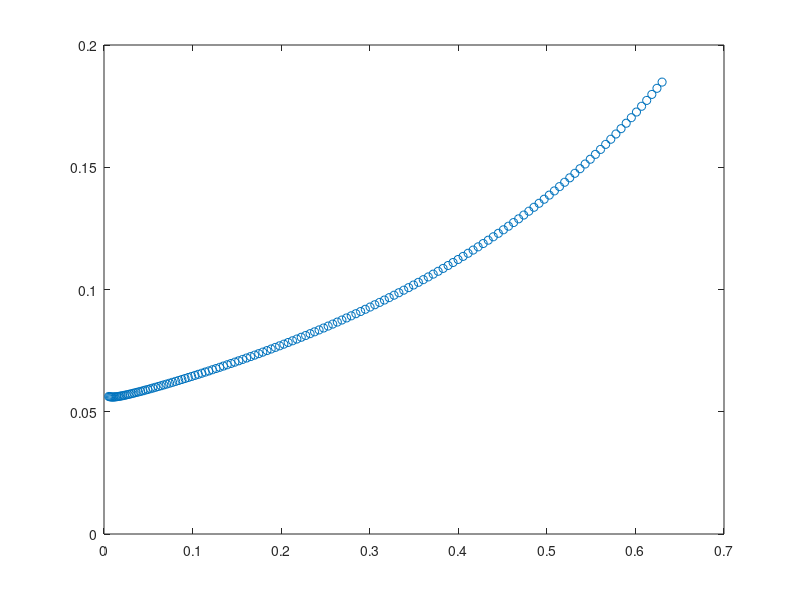
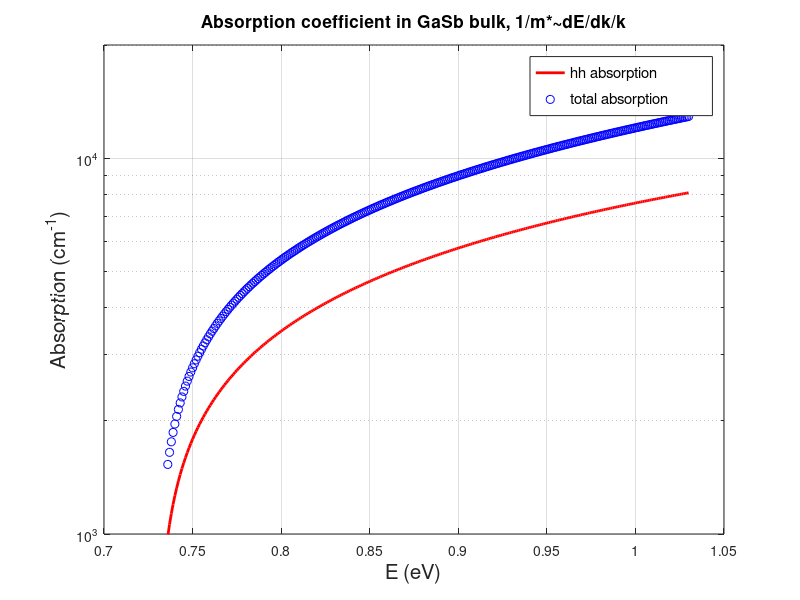

MATLAB code for these plots, in order:
%Absorption_GaSb_bulk_nonparabolic
 
%  2016-3-18

clear all
close all
format long
%--------Physical Constants-----------------  
global m0 hb k0 q c0 epsilon0 mu0
T=300; %K
m0=5.685777e-16;   %[eV cm^-2 s^2]
hb=6.579465e-16;   %[eV s] 
k0=8.6174e-5; %[eV K^-1]
q=1.60217733e-19; %[C]
c0=2.99792458e10; %[cm/s]
epsilon0=8.85419e-14*q;%[C V^-1 cm^-1]
mu0=1.25666e-8/q;%[A s V^-1 cm^-1]
%--------- Parameter --------------------
a_GaAs=5.6533;  a_AlAs=5.6600;  a_InAs=6.0584;  a_InP=5.8688;  a_GaP=5.4505;  a_GaSb=0.60959; a_InSb=6.4794;%[A]
Eg_GaAs=1.424;  Eg_AlAs=3.03;   Eg_InAs=.354;   Eg_InP=1.35;   Eg_GaP=2.78;   Eg_GaSb=0.73; Eg_InSb=0.18;%[eV]
Ds_GaAs=0.341;  Ds_AlAs=0.28;   Ds_InAs=0.39;   Ds_InP=0.108;                 Ds_GaSb=0.76;  Ds_InSb=0.81;%[eV] spin-orbit split energy

mc_GaAs=0.067;  mc_AlAs=0.15;   mc_InAs=0.023;  mc_InP=0.077;  mc_GaP=0.025;  mc_GaSb=0.039;mc_InSb=0.0135;%[m0]
mhh_GaAs=0.50;  mhh_AlAs=0.79;  mhh_InAs=0.40;  mhh_InP=0.60;  mhh_GaP=0.67;  mhh_GaSb=0.25;mhh_InSb=0.263;%[m0]
mlh_GaAs=0.087; mlh_AlAs=0.15;  mlh_InAs=0.026; mlh_InP=0.12;  mlh_GaP=0.17;  mlh_GaSb=0.0439;mlh_InSb=0.015;%[m0]
Ep_GaAs=28.8;   Ep_AlAs=21.1;   Ep_InAs=21.5;   Ep_InP=20.7;                  Ep_GaSb= 27 ;  Ep_InSb=23.3;%[eV]
nb_GaAs=3.3;                    nb_InAs=3.5;                                   nb_GaSb=3.8;  nb_InSb=4.0;

%----------input data --------------------
mc=mc_GaSb;
mhh=mhh_GaSb;
mlh=mlh_GaSb;
Eg=Eg_GaSb;
Ds=Ds_GaSb;
Ep=Ep_GaSb;  %28.8
nb=nb_GaSb;  % GaAs

 Ep_2band=(1/mc-1)*Eg;   % 21
 Ep_4band=(1/mc-1)*Eg*(Eg+Ds)/(Eg+Ds*2/3);   % 

Ep=Ep_4band;
 
dx=0.001;
x=10*dx:dx:0.15;
epsilon=x.^2;

%% solution for cubic function
a=1;
b=Ds-Eg;
c=-(Ds*Eg+x.^2*Ep);
d=-x.^2*Ep*2/3*Ds;
dist=18*a*b*c.*d-4*b^3*d+b^2*c.^2-4*a*c.^3-27*a^2*d.^2; % >0

u1=exp(1i*2*pi/3);
u2=exp(1i*4*pi/3);
u3=1;
delta0=b^2-3*a*c;
delta1=2*b^3-9*a*b*c+27*a^2*d;
C=((delta1+sqrt(delta1.^2-4*delta0.^3))/2).^(1/3);
Ec_4band=-1/3/a*(b+u1*C+delta0./C/u1)+x.^2;  %c
Elh_4band=-1/3/a*(b+u2*C+delta0./C/u2)+x.^2;  %lh
Eso_4band=-1/3/a*(b+u3*C+delta0./C/u3)+x.^2;  %so

Ec_4band=real(Ec_4band);
Elh_4band=real(Elh_4band);
Eso_4band=real(Eso_4band);

mc_4band=2./diff(Ec_4band,1)*dx.*x(2:end);   % numerical solution, length-2
mlh_4band=-2./diff(Elh_4band,1)*dx.*x(2:end);
mso_4band=-2./diff(Eso_4band,1)*dx.*x(2:end);

mchh=1./(1./mc_4band+1/mhh);         % joint effective mass of CB and HHB
mclh=1./(1./mc_4band+1./mlh_4band);  

Et_hh=Ec_4band-Eg+1/mhh*epsilon;
Et_hh=Et_hh(2:end); % length-2
E=Eg+Et_hh;  %eV, 6.2-4l

Mb2=Ep*m0/6; % 1/3* px^2
Nj=1/(2*pi^2)*(2*mchh*m0/(hb^2)).^1.5.*sqrt(Et_hh); % cm^-3, eV^-1, joint density of states, unrelated to T
absorb_hh=pi*q^2*hb./(nb*m0^2*c0*epsilon0*E)*Mb2.*Nj;   % cm-1, 6.2-4l


%% lh
Et_lh=Ec_4band-Eg-Elh_4band;
Et_lh=Et_lh(2:end); % length-2
E_lh=Eg+Et_lh;  %eV, 6.2-4l

Nj_lh=1/(2*pi^2)*(2*mclh*m0/(hb^2)).^1.5.*sqrt(Et_lh); % cm^-3, eV^-1, joint density of states, unrelated to T
absorb_lh=pi*q^2*hb./(nb*m0^2*c0*epsilon0*E_lh)*Mb2.*Nj_lh;   % cm-1, 6.2-4l


% interpolate the value to evenly spaced energy step
E1=0:0.001:0.3;  % eV
absorb_hh1=interp1(Et_hh, absorb_hh,E1,'linear');
%absorb_hh1=interp1(Et_hh, absorb_hh,E1,'linear');
absorb_lh1=interp1(Et_lh, absorb_lh,E1,'linear');
absorb_tot=absorb_hh1+absorb_lh1;

figure(1)
plot(Et_lh,mlh_4band,'o')
output=[Et_lh',mc_4band'];
 save('effective mass.txt','output','-ascii')

figure(2)

semilogy(E1+Eg, absorb_hh1,'r','linewidth',2); hold on
%plot(E1, absorb_lh1,'ob');
plot(E1+Eg, absorb_tot,'ob');


grid on
xlabel('E (eV)','fontsize',15);
ylabel('Absorption (cm^-^1)','fontsize',15)
title('Absorption coefficient in GaSb bulk, 1/m*~dE/dk/k','fontsize',12.5)
legend('\fontsize{15}hh absorption','\fontsize{15}total absorption')
output=[E1',absorb_hh1',absorb_tot'];
 save('absorption in bulk.txt','output','-ascii')
 ylim([1e3 2e4])
 %check
%  figure
%  plot([0,Et_lh], diff(Elh_4band,1))
